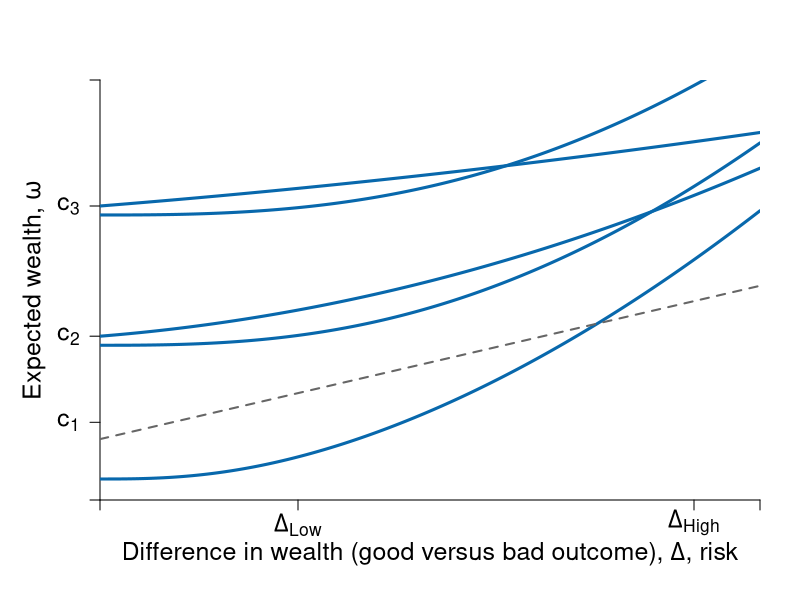

Write the R code that produced this figure. (Note: this script raises an error after producing the figure.)
require(ggplot2)
require(shape)
#library(RColorBrewer)
#pdf(file = "risk/risks_low_very.pdf", width = 9, height = 7)

#Set parameters for graphics
axislabelsize <- 1.5
labelsize <- 1.2
graphlinewidth <- 3
segmentlinewidth <- 2
a <- c(2, 4, 6)


COL <- c("#7fc97f", "#beaed4", "#fdc086", "#ffff99", "#386cb0", "#f0027f", "#bf5b17", "#666666")
COLA <- c("#e0f3db", "#99d8c9","#66c2a4","#41ae76", "#238b45", "#005824")
COLB <- c("#c6dbef", "#4eb3d3", "#2b8cbe", "#0868ac","#084081")
COLC <- c("#fcfbfd", "#efedf5", "#dadaeb", "#bcbddc", "#9e9ac8", "#807dba", "#6a51a3", "#54278f", "#3f007d")

par(mar =  c(5, 5, 4, 2))
xlims <- c(0, 10)
ylims <- c(0, 20)

## u <- function(delta, y, b = 0.1, a = 1.5, c = 15){
##   y - b * delta^(c/y + a)
## }

u <- function(y, delta, a = 1.5, b = 0.1, c = 2){
  y^a - b * delta^c
}

indiff <- function(u, delta, a = 1.5, b = 0.1, c = 2){
  (u + b * delta^c )^(1/a)
}

slopeA <- function(g, slope1 = 0.25, slope2 = 0.08){
  slope1 + 2*slope2*g
}
 
tangentline <- function(g, intercept = 1, slope = 2){
  intercept + slope*g
}
 
indiffA2 <- function(g, intercept = 7.8, slope1 = 0.25, slope2 = 0.055){
  intercept  + slope1*g + slope2*g^2
}

slopeA2 <- function(g, slope1 = 0.25, slope2 = 0.055){
  slope1 + 2*slope2*g
}


slopeA3 <- function(g, slope1 = 0.25, slope2 = 0.01){
  slope1 + 2*slope2*g
}
tangentline2 <- function(g, intercept = 1, slope = 2){
  intercept + slope*g
}

#Plot command 
plot(0, 0, xlim = xlims, ylim = ylims, 
     type = "n",
     xlab = expression(paste("")),
     ylab = expression(paste("")), 
     axes = FALSE,
     cex.lab = axislabelsize, 
     bty = "n", 
     xaxs="i", 
     yaxs="i"
)


#Customize ticks and labels for the plot
# ticksy <- seq(ylims[1], ylims[2], 3)
# ylabels <- seq(ylims[1], ylims[2], 3)
# ticksx <- seq(xlims[1], xlims[2], 5)
# xlabels <- seq(xlims[1], xlims[2], 5)
ticksx <- c(0, 3, 9, xlims[2])
xlabels <- c(NA, expression(paste(Delta[Low])), expression(paste(Delta[High])), NA)
ticksy <- c(0, 3.7, 7.8, 14, ylims[2])
ylabels <- c(NA, expression(paste(c[1])), expression(paste(c[2])), expression(paste(c[3])), NA)

axis(1, at = ticksx, pos = 0, labels = xlabels, cex.axis = axislabelsize)
axis(2, at = ticksy, pos = 0, labels = ylabels, las = 1, cex.axis = axislabelsize)

#Axis labels and draw linear utility function
mtext(expression(paste("Difference in wealth (good versus bad outcome), ", Delta, ", risk")), side = 1, line = 2.5, cex = axislabelsize)
text(-1, 0.5*ylims[2], expression(paste("Expected wealth, ", omega)), xpd = TRUE, cex = axislabelsize, srt = 90) 


npts <- 500 
xx1 <- seq(xlims[1], xlims[2], length.out = npts)
xx2 <- seq(ylims[1], ylims[2], length.out = npts)
#xx3 <- seq(7.5, 10.5, length.out = npts)
#xx4 <- seq(6.7594 - 1.75, 6.7594 + 1.75, length.out = npts)

#lines(xx1, riskreturn(xx1), col = COLA[4], lwd = graphlinewidth, lty = 1)
for (u in c(1,20,50) ){
 lines(xx1, indiff(u, xx1, c = 2.7), col = COLB[4], lwd = graphlinewidth, lty = 1)  
}

## contour(xx1, xx2,
##         outer(xx1,xx2, FUN = u),
##         drawlabels = FALSE,
##         col = COLB[3],
##         lwd = graphlinewidth,
##         levels = c(5,10,15),
##         xaxs="i",
##         yaxs="i",
##         add = TRUE)

lines(xx1, indiffA2(xx1, intercept = 7.8, slope2 = 0.055), col = COLB[4], lwd = graphlinewidth, lty = 1)
lines(xx1, indiffA2(xx1, intercept = 14, slope2 = 0.01), col = COLB[4], lwd = graphlinewidth, lty = 1)

#lines(xx1, indiffA(xx1, intercept = 4.4), col = COLB[3], lwd = graphlinewidth, lty = 1)
lines(xx2, tangentline(xx2, intercept = 2.9, slope = slopeA(g = 3)), col = "#666666", lwd = segmentlinewidth, lty = 2)
lines(xx4, tangentline(xx4, intercept = -0.05, slope = slopeA(g = 6.7594)), col = "#666666", lwd = segmentlinewidth, lty = 2)

#lines(xx3, tangentline(xx3, intercept = -2.9, slope = slopeA(g = 9)), col = "#666666", lwd = segmentlinewidth, lty = 2)
#lines(xx1, indiffA2(xx1, intercept = 7.1), col = COLB[5], lwd = graphlinewidth, lty = 1)
lines(xx2, tangentline2(xx2, intercept = 7.25, slope = slopeA2(g = 3)), col = "#666666", lwd = segmentlinewidth, lty = 2)
#lines(xx3, tangentline(xx3, intercept = 3.25, slope = slopeA2(g = 9)), col = "#666666", lwd = segmentlinewidth, lty = 2)

lines(xx2, tangentline2(xx2, intercept = 13.8, slope = slopeA3(g = 3)), col = "#666667", lwd = segmentlinewidth, lty = 2)
#lines(xx3, tangentline(xx3, intercept = 13.1, slope = slopeA3(g = 9)), col = "#666667", lwd = segmentlinewidth, lty = 2)

segments(3, 0, 3, ylims[2], lty = 2, col = "gray", lwd = segmentlinewidth)
segments(9, 0, 9, ylims[2], lty = 2, col = "gray", lwd = segmentlinewidth)

segments(0, indiffA2(3), xlims[2], indiffA2(3), lty = 2, col = "gray", lwd = segmentlinewidth)

#Add points a, b, c and c
# segments(5.6, 0, 5.6, riskreturn(g = 5.6), lty = 2, col = "gray", lwd = segmentlinewidth)
# segments(0, riskreturn(g = 5.6), 5.6, riskreturn(g = 5.6), lty = 2, col = "gray", lwd = segmentlinewidth)
points(6.7594, indiffA(g = 6.7594), pch = 16, col = "black", cex = 1.5)
points(9, indiffA(g = 9), pch = 16, col = "black", cex = 1.5)
points(3, indiffA(g = 3), pch = 16, col = "black", cex = 1.5)
text(3 + 0.15, indiffA(g = 3) - 0.5, expression(e), cex = labelsize)
text(6.7594 + 0.15, indiffA(g = 6.7594) - 0.5, expression(g), cex = labelsize)
text(9 + 0.15, indiffA(g = 9) - 0.5, expression(h), cex = labelsize)



points(3, indiffA2(g = 3), pch = 16, col = "black", cex = 1.5)
text(3 + 0.15, indiffA2(g = 3) - 0.5, expression(f), cex = labelsize)

points(9, indiffA2(g = 9), pch = 16, col = "black", cex = 1.5)
text(9 + 0.15, indiffA2(g = 9) - 0.5, expression(i), cex = labelsize)


points(3, indiffA2(g = 3, intercept = 14, slope2 = 0.01), pch = 16, col = "black", cex = 1.5)
text(3 + 0.15, indiffA2(g = 3, intercept = 14, slope2 = 0.01) - 0.5, expression(k), cex = labelsize)

points(9, indiffA2(g = 9, intercept = 14, slope2 = 0.01), pch = 16, col = "black", cex = 1.5)
text(9 + 0.15, indiffA2(g = 9, intercept = 14, slope2 = 0.01) - 0.5, expression(j), cex = labelsize)


#text(5.6 + 0.25, riskreturn(g = 5.6) - 0.3, expression(A), cex = labelsize)


# segments(0, riskreturn(g = 7.5) , 7.5, riskreturn(g = 7.5) , lty = 2, col = "gray", lwd = segmentlinewidth)
# points(7.5, riskreturn(g = 7.5) , pch = 16, col = "black", cex = 1.5)
# text(7.5 + 0.25, riskreturn(g = 8) - 1, expression(B), cex = labelsize)

#Segment for next best wage offer
#segments(0, 5.75, xlims[2], 5.75, lty = 2, col = "gray", lwd = segmentlinewidth)

#Label risk return schedule
#text(14, riskreturn(g = 14) - 1, expression(paste(g(r) - bar(rho)*K) ), cex = labelsize)

#Label value functions
text(11.8, 17, expression(u[1]), cex = labelsize)
text(6, 6.8, expression("very risk"), cex = labelsize)
text(6, 6, expression("averse"), cex = labelsize)

text(10.4, 17, expression(u[2]), cex = labelsize)
text(6, 12.9, expression("risk"), cex = labelsize)
text(6, 12.1, expression("averse"), cex = labelsize)


text(9.4, 17.7, expression(u[3]), cex = labelsize)
text(6, 17.4, expression("almost risk"), cex = labelsize)
text(6, 16.6, expression("neutral"), cex = labelsize)


dev.off()
